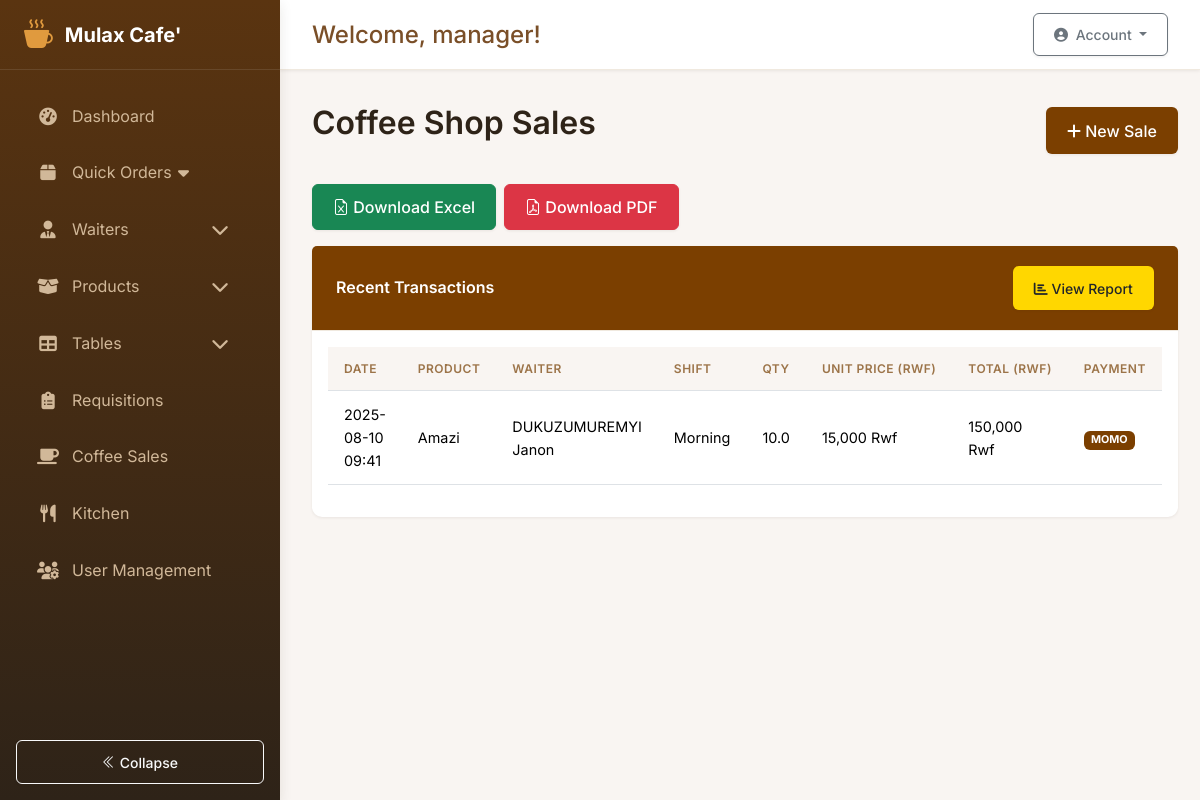
Before: /coffee/ (signed in) with the older database file.
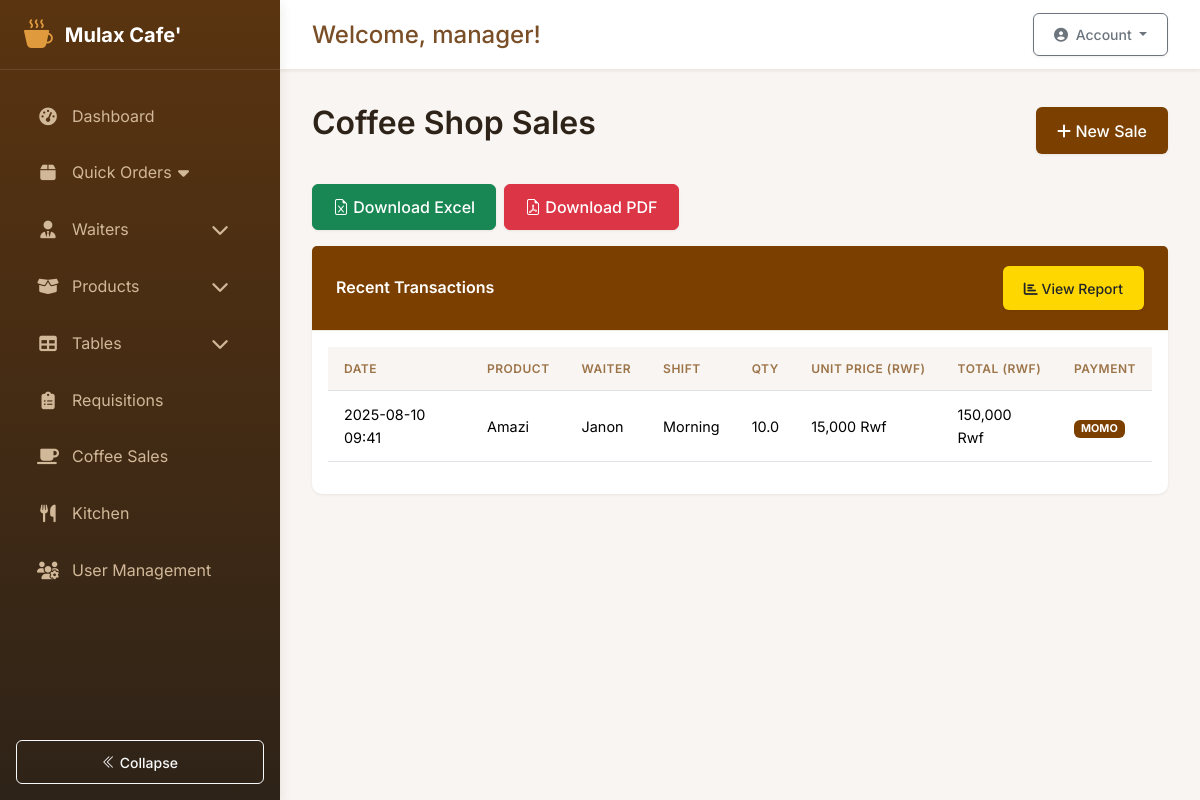
After: the same page with the newer database file.
### app/models.py (models this page shows, shortened)
class CoffeeSale(db.Model):
    __tablename__ = 'coffee_sales'
    id = db.Column(db.Integer, primary_key=True)
    date = db.Column(db.DateTime, default=datetime.utcnow)
    product_id = db.Column(db.Integer, db.ForeignKey('products.id'), nullable=False)
    quantity_sold = db.Column(db.Float, nullable=False)
    unit_price = db.Column(db.Float, nullable=False)
    total_sales = db.Column(db.Float, nullable=False)
    payment_mode = db.Column(db.String(20))
    recorded_by = db.Column(db.Integer, db.ForeignKey('users.id'), nullable=False)
    waiter_id = db.Column(db.Integer, db.ForeignKey('waiters.id'), nullable=True)
    shift_id = db.Column(db.Integer, db.ForeignKey('shifts.id'), nullable=True)
    product = db.relationship('Product', back_populates='coffee_sales')
    recorder = db.relationship('User', back_populates='coffee_sales')
    waiter = db.relationship('Waiter', foreign_keys=[waiter_id])
    shift = db.relationship('Shift')

class Waiter(db.Model):
    __tablename__ = 'waiters'
    id = db.Column(db.Integer, primary_key=True)
    name = db.Column(db.String(100), nullable=False)
    phone_number = db.Column(db.String(20), nullable=True)
    email = db.Column(db.String(120), nullable=True, unique=True)
    is_active = db.Column(db.Boolean, default=True)

class Product(db.Model):
    __tablename__ = 'products'
    id = db.Column(db.Integer, primary_key=True)
    sku = db.Column(db.String(20), unique=True, nullable=False)
    name = db.Column(db.String(100), nullable=False)
    brand = db.Column(db.String(100))
    description = db.Column(db.Text)
    category = db.Column(db.String(50), nullable=False)
    unit = db.Column(db.String(20), nullable=False)
    current_stock = db.Column(db.Float, default=0)
    unit_price = db.Column(db.Float, default=0)
    cost_price = db.Column(db.Float)
    supplier = db.Column(db.String(100))
    remarks = db.Column(db.String(200))
    tax_rate = db.Column(db.Float, nullable=True)
    reorder_qty = db.Column(db.Float, default=0)
    last_updated = db.Column(db.DateTime, default=datetime.utcnow, onupdate=datetime.utcnow)
    min_stock = db.Column(db.Float, default=5.0)
    stock_movements = db.relationship(
        'StockMovement',
        back_populates='product',
        cascade='all, delete-orphan'
    )
    requisitions = db.relationship('Requisition', back_populates='product')
    coffee_sales = db.relationship('CoffeeSale', back_populates='product')
    order_items = db.relationship('OrderItem', back_populates='product')

class Shift(db.Model):
    __tablename__ = 'shifts'
    id = db.Column(db.Integer, primary_key=True)
    name = db.Column(db.String(50), nullable=False)
    start_time = db.Column(db.Time, nullable=False)  # e.g., 07:00:00
    end_time = db.Column(db.Time, nullable=False)   # e.g., 17:00:00
    is_active = db.Column(db.Boolean, default=True)
    users = db.relationship('User', back_populates='current_shift')
    attendances = db.relationship('Attendance', back_populates='shift')
    orders = db.relationship('Order', back_populates='shift')

### app/routes/coffee.py (the view)
@bp.route('/')
@login_required
def list_sales():
    sales = CoffeeSale.query.order_by(CoffeeSale.date.desc()).all()
    return render_template('coffee/list.html', sales=sales)

### app/models.py (called while the page is built)
    def is_system_control(self):
        return self.role == 'system_control' or self.is_admin

    def is_employee(self):
        return self.role == 'employee'

    def get_current_shift(self):
        if self.is_admin or self.is_system_control():
            return None  # Admins can see all shifts
        return self.current_shift

### app/templates/coffee/list.html (shortened to what this page needs)
{% extends "base.html" %}
{% block content %}
<div class="d-flex justify-content-between align-items-center mb-4">
    <h2>Coffee Shop Sales</h2>
    <a href="{{ url_for('coffee.new_sale') }}" class="btn" style="background-color: #7B3F00; color: white;">
        <i class="fas fa-plus"></i> New Sale
    </a>
</div>
<div class="d-flex gap-2 my-3">
    <a href="{{ url_for('coffee.export_transactions_excel') }}" class="btn btn-success">
        <i class="bi bi-file-earmark-excel"></i> Download Excel
    </a>
    <a href="{{ url_for('coffee.export_transactions_pdf') }}" class="btn btn-danger">
        <i class="bi bi-file-earmark-pdf"></i> Download PDF
    </a>
</div>
<div class="card mb-4">
    <div class="card-header text-white" style="background-color: #7B3F00;">
        <div class="d-flex justify-content-between align-items-center">
            <span>Recent Transactions</span>
            <a href="{{ url_for('coffee.sales_report') }}" class="btn btn-sm" style="background-color: #FFD700;">
                <i class="fas fa-chart-bar"></i> View Report
            </a>
        </div>
    </div>
    <div class="card-body">
        <div class="table-responsive">
            <table class="table table-hover">
                <thead>
                    <tr>
                        <th>Date</th>
                        <th>Product</th>
                        <th>Waiter</th>
                        <th>Shift</th>
                        <th>Qty</th>
                        <th>Unit Price (Rwf)</th>
                        <th>Total (Rwf)</th>
                        <th>Payment</th>
                    </tr>
                </thead>
                <tbody>
                    {% for sale in sales %}
                    <tr>
                        <td>{{ sale.date.strftime('%Y-%m-%d %H:%M') }}</td>
                        <td>{{ sale.product.name }}</td>
                        <td>{% if sale.waiter %}{{ sale.waiter.name }}{% else %}N/A{% endif %}</td>
                        <td>{{ sale.shift.name }}</td>
                        <td>{{ sale.quantity_sold }}</td>
                        <td>{{ "{:,.0f}".format(sale.unit_price) }} Rwf</td>
                        <td>{{ "{:,.0f}".format(sale.total_sales) }} Rwf</td>
                        <td>
                            <span class="badge
                                {% if sale.payment_mode == 'cash' %}bg-success
                                {% elif sale.payment_mode == 'momo' %}bg-primary
                                {% else %}bg-info{% endif %}">
                                {{ sale.payment_mode|upper }}
                            </span>
                        </td>
                    </tr>
                    {% endfor %}
                </tbody>
            </table>
        </div>
    </div>
</div>
{% endblock %}

Changed rows visible on the page:
changed through a linked row, CoffeeSale "MOMO": waiter.name "DUKUZUMUREMYI Janon" → "Janon"
